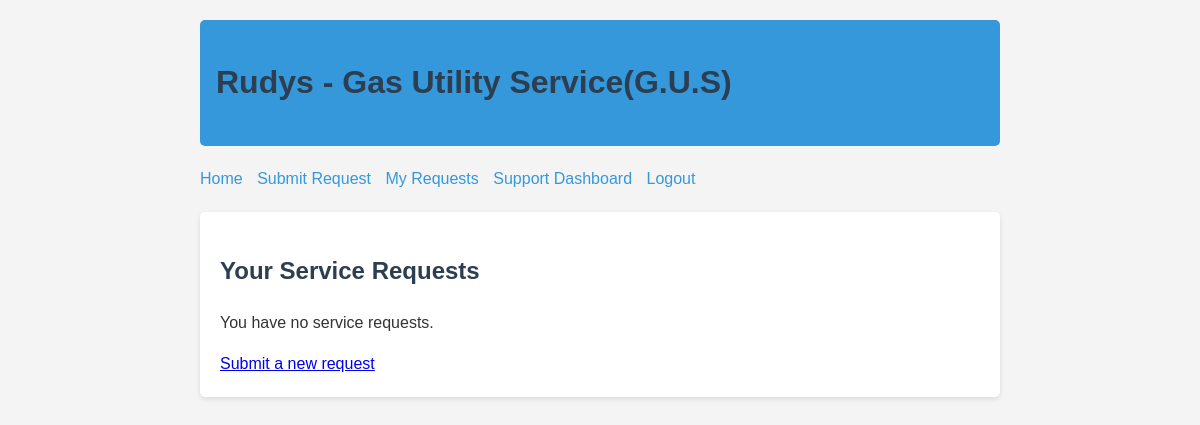
The page /service-requests/list/ (signed in) on the database as committed earlier.
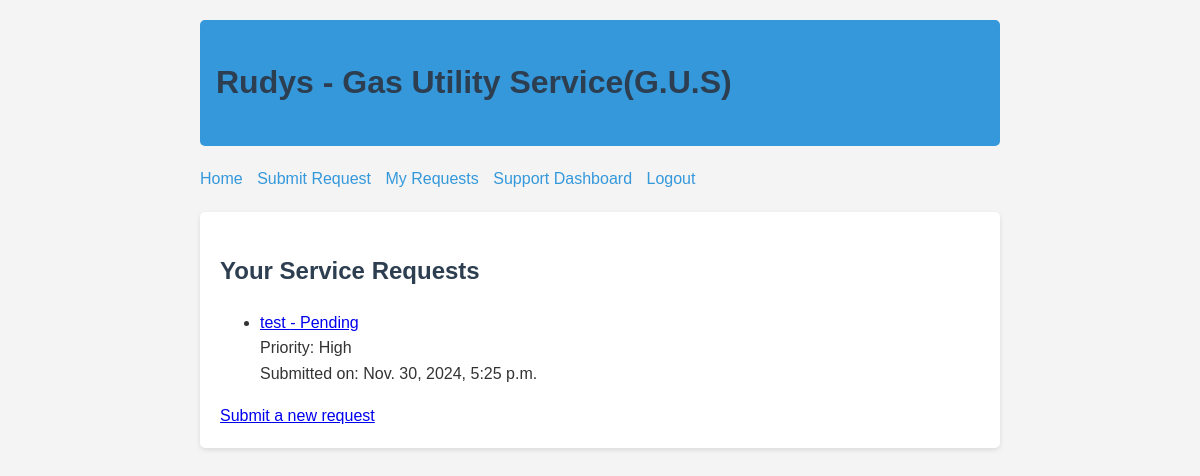
The same page on the database as committed later.
### service_requests/models.py (models this page shows, shortened)
class ServiceRequest(models.Model):
    STATUS_CHOICES = [
        ('pending', 'Pending'),
        ('in_progress', 'In Progress'),
        ('completed', 'Completed'),
        ('cancelled', 'Cancelled'),
    ]
    PRIORITY_CHOICES = [
        ('low', 'Low'),
        ('medium', 'Medium'),
        ('high', 'High'),
    ]
    user = models.ForeignKey(User, on_delete=models.CASCADE)
    request_type = models.CharField(max_length=100)
    description = models.TextField()
    status = models.CharField(max_length=20, choices=STATUS_CHOICES, default='pending')
    priority = models.CharField(max_length=10, choices=PRIORITY_CHOICES, default='medium')
    created_at = models.DateTimeField(auto_now_add=True)
    updated_at = models.DateTimeField(auto_now=True)

### service_requests/views.py (the view)
# urls.py: path('list/', views.request_list, name='request_list'),
@login_required
def request_list(request):
    requests = ServiceRequest.objects.filter(user=request.user).order_by('-created_at')
    return render(request, 'service_requests/request_list.html', {'requests': requests})

### service_requests/templates/service_requests/request_list.html
{% extends 'base.html' %}
{% block content %}
<h2>Your Service Requests</h2>
{% if requests %}
    <ul>
    {% for request in requests %}
        <li>
            <a href="{% url 'request_detail' request.pk %}">
                {{ request.request_type }} - {{ request.get_status_display }}
            </a>
            <br>
            Priority: {{ request.get_priority_display }}
            <br>
            Submitted on: {{ request.created_at }}
        </li>
    {% endfor %}
    </ul>
{% else %}
    <p>You have no service requests.</p>
{% endif %}
<a href="{% url 'submit_request' %}">Submit a new request</a>
{% endblock %}

### accounts/templates/base.html (shortened to what this page needs)
<!DOCTYPE html>
<html lang="en">
<head>
</head>
<body>
    <header>
        <h1>Rudys - Gas Utility Service(G.U.S)</h1>
    </header>
    <nav>
        <ul>
            <li><a href="{% url 'home' %}">Home</a></li>
            {% if user.is_authenticated %}
                <li><a href="{% url 'submit_request' %}">Submit Request</a></li>
                <li><a href="{% url 'request_list' %}">My Requests</a></li>
                {% if user.is_staff %}
                    <li><a href="{% url 'support_dashboard' %}">Support Dashboard</a></li>
                {% endif %}
                <li><a href="{% url 'logout' %}">Logout</a></li>
            {% else %}
                <li><a href="{% url 'login' %}">Login</a></li>
                <li><a href="{% url 'register' %}">Register</a></li>
            {% endif %}
        </ul>
    </nav>
    <div class="container">
        {% block content %}
        {% endblock %}
    </div>
</body>
</html>

### accounts/templates/base.html (style rules this page uses)
body { font-family: Arial, sans-serif; line-height: 1.6; color: #333; max-width: 800px; margin: 0 auto; padding: 20px; background-color: #f4f4f4; }
.container { background-color: #ffffff; padding: 20px; border-radius: 5px; box-shadow: 0 2px 5px rgba(0,0,0,0.1); }
header { background-color: #3498db; color: #ffffff; padding: 1rem; margin-bottom: 20px; border-radius: 5px; }
nav { margin-bottom: 20px; }
nav ul { list-style-type: none; padding: 0; }
nav ul li { display: inline; margin-right: 10px; }
nav ul li a { color: #3498db; text-decoration: none; }
h1, h2, h3 { color: #2c3e50; }

Rows that differ between the two databases and show on the page:
added ServiceRequest: request_type "test", status "Pending", priority "High", created_at "Nov. 30, 2024, 5:25 p.m."
Other text that changed with them:
text no longer shown: "You have no service requests."
